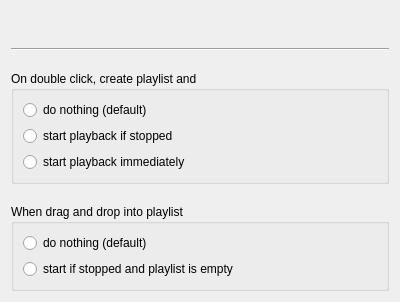
<?xml version="1.0" encoding="UTF-8"?>
<ui version="4.0">
 <class>GUI_LibraryPreferences</class>
 <widget class="QWidget" name="GUI_LibraryPreferences">
  <property name="geometry">
   <rect>
    <x>0</x>
    <y>0</y>
    <width>400</width>
    <height>292</height>
   </rect>
  </property>
  <layout class="QGridLayout" name="gridLayout">
   <property name="verticalSpacing">
    <number>20</number>
   </property>
   <item row="3" column="0">
    <widget class="QGroupBox" name="groupBox_2">
     <property name="title">
      <string>When drag and drop into playlist </string>
     </property>
     <layout class="QGridLayout" name="gridLayout_2">
      <item row="0" column="0">
       <widget class="QRadioButton" name="rb_dd_do_nothing">
        <property name="text">
         <string>do nothing (default)</string>
        </property>
       </widget>
      </item>
      <item row="1" column="0">
       <widget class="QRadioButton" name="rb_dd_start_if_stopped_and_empty">
        <property name="text">
         <string>start if stopped and playlist is empty</string>
        </property>
       </widget>
      </item>
     </layout>
    </widget>
   </item>
   <item row="2" column="0">
    <widget class="QGroupBox" name="groupBox">
     <property name="title">
      <string>On double click, create playlist and</string>
     </property>
     <layout class="QVBoxLayout" name="verticalLayout">
      <item>
       <widget class="QRadioButton" name="rb_dc_do_nothing">
        <property name="text">
         <string>do nothing (default)</string>
        </property>
       </widget>
      </item>
      <item>
       <widget class="QRadioButton" name="rb_dc_play_if_stopped">
        <property name="text">
         <string>start playback if stopped</string>
        </property>
       </widget>
      </item>
      <item>
       <widget class="QRadioButton" name="rb_dc_play_immediately">
        <property name="text">
         <string>start playback immediately</string>
        </property>
       </widget>
      </item>
     </layout>
    </widget>
   </item>
   <item row="0" column="0">
    <widget class="QLabel" name="lab_title">
     <property name="font">
      <font>
       <pointsize>11</pointsize>
       <weight>75</weight>
       <bold>true</bold>
      </font>
     </property>
     <property name="text">
      <string/>
     </property>
    </widget>
   </item>
   <item row="1" column="0">
    <widget class="Line" name="line">
     <property name="orientation">
      <enum>Qt::Horizontal</enum>
     </property>
    </widget>
   </item>
  </layout>
 </widget>
 <resources/>
 <connections/>
</ui>
